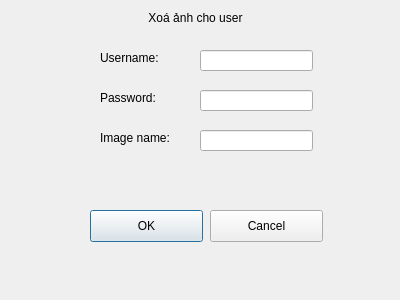
<?xml version="1.0" encoding="UTF-8"?>
<ui version="4.0">
 <class>Dialog</class>
 <widget class="QDialog" name="Dialog">
  <property name="geometry">
   <rect>
    <x>0</x>
    <y>0</y>
    <width>400</width>
    <height>300</height>
   </rect>
  </property>
  <property name="windowTitle">
   <string>Dialog</string>
  </property>
  <widget class="QLabel" name="label_1">
   <property name="geometry">
    <rect>
     <x>100</x>
     <y>50</y>
     <width>71</width>
     <height>16</height>
    </rect>
   </property>
   <property name="text">
    <string>Username:</string>
   </property>
  </widget>
  <widget class="QLabel" name="label_2">
   <property name="geometry">
    <rect>
     <x>100</x>
     <y>90</y>
     <width>71</width>
     <height>16</height>
    </rect>
   </property>
   <property name="text">
    <string>Password:</string>
   </property>
  </widget>
  <widget class="QLabel" name="label_3">
   <property name="geometry">
    <rect>
     <x>100</x>
     <y>130</y>
     <width>81</width>
     <height>16</height>
    </rect>
   </property>
   <property name="text">
    <string>Image name:</string>
   </property>
  </widget>
  <widget class="QLabel" name="label_5">
   <property name="geometry">
    <rect>
     <x>130</x>
     <y>10</y>
     <width>131</width>
     <height>16</height>
    </rect>
   </property>
   <property name="text">
    <string>&lt;html&gt;&lt;head/&gt;&lt;body&gt;&lt;p align=&quot;center&quot;&gt;Xoá ảnh cho user&lt;/p&gt;&lt;/body&gt;&lt;/html&gt;</string>
   </property>
   <property name="alignment">
    <set>Qt::AlignCenter</set>
   </property>
  </widget>
  <widget class="QLineEdit" name="username">
   <property name="geometry">
    <rect>
     <x>200</x>
     <y>50</y>
     <width>113</width>
     <height>21</height>
    </rect>
   </property>
  </widget>
  <widget class="QLineEdit" name="password">
   <property name="geometry">
    <rect>
     <x>200</x>
     <y>90</y>
     <width>113</width>
     <height>21</height>
    </rect>
   </property>
  </widget>
  <widget class="QLineEdit" name="image_name">
   <property name="geometry">
    <rect>
     <x>200</x>
     <y>130</y>
     <width>113</width>
     <height>21</height>
    </rect>
   </property>
  </widget>
  <widget class="QPushButton" name="OK_Button">
   <property name="geometry">
    <rect>
     <x>90</x>
     <y>210</y>
     <width>113</width>
     <height>32</height>
    </rect>
   </property>
   <property name="text">
    <string>OK</string>
   </property>
  </widget>
  <widget class="QPushButton" name="Cancel_Button">
   <property name="geometry">
    <rect>
     <x>210</x>
     <y>210</y>
     <width>113</width>
     <height>32</height>
    </rect>
   </property>
   <property name="text">
    <string>Cancel</string>
   </property>
  </widget>
 </widget>
 <resources/>
 <connections/>
</ui>
